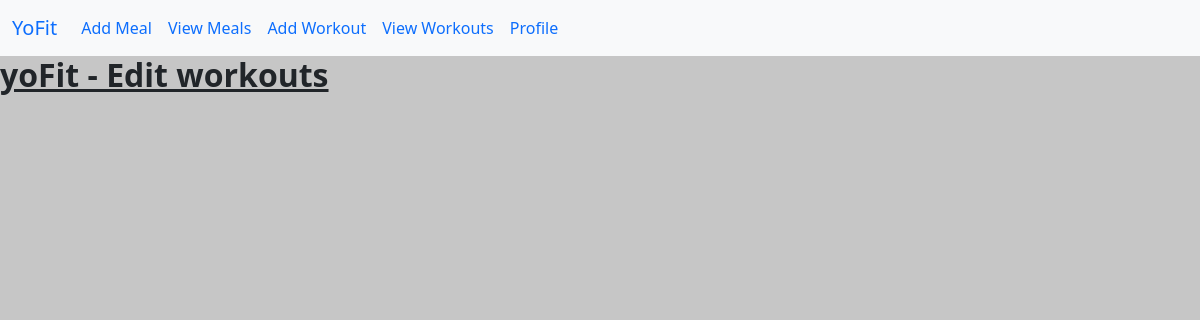
The page /viewWorkouts (signed in) on the database as committed earlier.
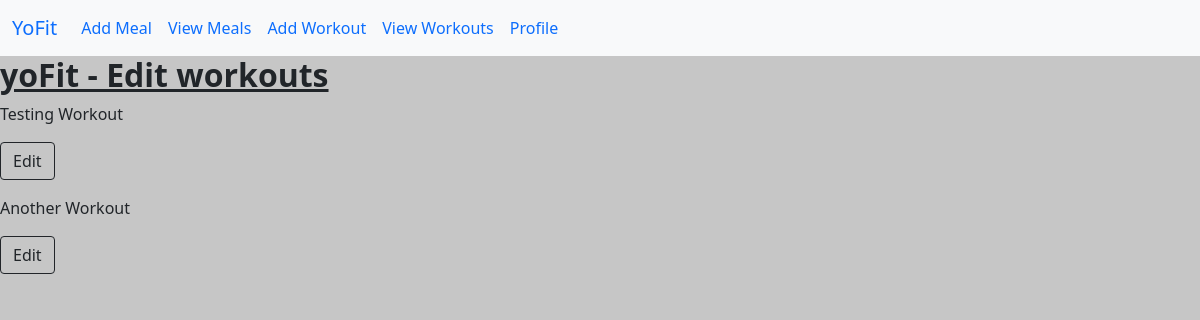
The same page on the database as committed later.
### app/models.py (models this page shows)
class Workout(db.Model):
 id = db.Column(db.Integer, primary_key = True)
 name = db.Column(db.String(32))
 exercise = db.Column(db.String(32))
 repititions = db.Column(db.Integer)
 time_to_do = db.Column(db.Date, default = date.today())
 time_workout = db.Column(db.Time, default = datetime.now())
 creator_id = db.Column(db.Integer, db.ForeignKey(User.id))

### app/routes.py (the view)
@appObj.route('/viewWorkouts')
@login_required
def view_workouts():
 user = current_user
 all_workouts = Workout.query.filter_by(creator_id = user.id).all()
 return render_template('view_workouts.html', all_workouts = all_workouts)

### app/models.py (called while the page is built)
@login.user_loader
def load_user(id):
 return User.query.get(int(id))

### app/templates/view_workouts.html (shortened to what this page needs)
<html lang="en">
  <head>
    <link href="https://cdn.jsdelivr.net/npm/bootstrap@5.0.2/dist/css/bootstrap.min.css" rel="stylesheet" crossorigin=>
  </head>
  <nav class="navbar navbar-expand-lg bg-light">
  <div class="container-fluid">
    <a class="navbar-brand" href="/home">YoFit</a>
    <div class="collapse navbar-collapse" id="navbarNavAltMarkup">
      <div class="navbar-nav">
        <a class="nav-link" href="/createMeal">Add Meal</a>
        <a class="nav-link" href="/viewMeals">View Meals</a>
        <a class="nav-link" href="/createWorkout">Add Workout</a>
        <a class="nav-link" href="/viewWorkouts"> View Workouts </a>
        <a class="nav-link" href="/profile">Profile</a>
      </div>
    </div>
  </div>
</nav>
  <body style="background: #c6c6c6">
    <h2> <b> <u> yoFit - Edit workouts</h2> </b> </u>
     {%for workout in all_workouts %}
       <p> {{workout.name}} </p>
       <p> <a class="btn btn-outline-dark" href="/editWorkout/{{workout.id}}" role="button">Edit </a> </p>
     {% endfor %}

Rows that differ between the two databases and show on the page:
added Workout: name "Testing Workout"
added Workout: name "Another Workout"
